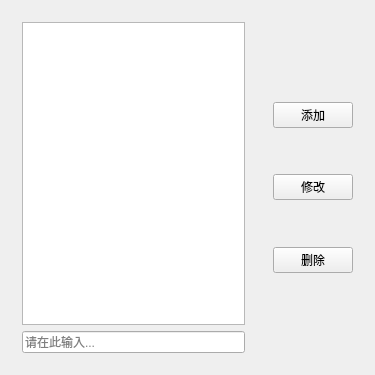
<?xml version="1.0" encoding="UTF-8"?>
<ui version="4.0">
 <class>MyListWidgetClass</class>
 <widget class="QWidget" name="MyListWidgetClass">
  <property name="geometry">
   <rect>
    <x>0</x>
    <y>0</y>
    <width>375</width>
    <height>375</height>
   </rect>
  </property>
  <property name="minimumSize">
   <size>
    <width>375</width>
    <height>375</height>
   </size>
  </property>
  <property name="sizeIncrement">
   <size>
    <width>0</width>
    <height>0</height>
   </size>
  </property>
  <property name="windowTitle">
   <string>MyListWidget</string>
  </property>
  <layout class="QHBoxLayout" name="horizontalLayout">
   <item>
    <widget class="QWidget" name="widget_2" native="true">
     <layout class="QVBoxLayout" name="verticalLayout_2">
      <item>
       <widget class="QListWidget" name="listWidget">
        <property name="font">
         <font>
          <pointsize>11</pointsize>
         </font>
        </property>
        <property name="editTriggers">
         <set>QAbstractItemView::EditKeyPressed</set>
        </property>
       </widget>
      </item>
      <item>
       <widget class="QLineEdit" name="lineEdit">
        <property name="placeholderText">
         <string>请在此输入...</string>
        </property>
       </widget>
      </item>
     </layout>
    </widget>
   </item>
   <item>
    <widget class="QWidget" name="widget" native="true">
     <layout class="QVBoxLayout" name="verticalLayout">
      <item>
       <spacer name="verticalSpacer_6">
        <property name="orientation">
         <enum>Qt::Vertical</enum>
        </property>
        <property name="sizeHint" stdset="0">
         <size>
          <width>20</width>
          <height>40</height>
         </size>
        </property>
       </spacer>
      </item>
      <item>
       <spacer name="verticalSpacer">
        <property name="orientation">
         <enum>Qt::Vertical</enum>
        </property>
        <property name="sizeHint" stdset="0">
         <size>
          <width>20</width>
          <height>40</height>
         </size>
        </property>
       </spacer>
      </item>
      <item>
       <widget class="QPushButton" name="btn_add">
        <property name="text">
         <string>添加</string>
        </property>
       </widget>
      </item>
      <item>
       <spacer name="verticalSpacer_2">
        <property name="orientation">
         <enum>Qt::Vertical</enum>
        </property>
        <property name="sizeHint" stdset="0">
         <size>
          <width>20</width>
          <height>40</height>
         </size>
        </property>
       </spacer>
      </item>
      <item>
       <widget class="QPushButton" name="btn_edit">
        <property name="text">
         <string>修改</string>
        </property>
       </widget>
      </item>
      <item>
       <spacer name="verticalSpacer_3">
        <property name="orientation">
         <enum>Qt::Vertical</enum>
        </property>
        <property name="sizeHint" stdset="0">
         <size>
          <width>20</width>
          <height>40</height>
         </size>
        </property>
       </spacer>
      </item>
      <item>
       <widget class="QPushButton" name="btn_del">
        <property name="text">
         <string>删除</string>
        </property>
       </widget>
      </item>
      <item>
       <spacer name="verticalSpacer_4">
        <property name="orientation">
         <enum>Qt::Vertical</enum>
        </property>
        <property name="sizeHint" stdset="0">
         <size>
          <width>20</width>
          <height>40</height>
         </size>
        </property>
       </spacer>
      </item>
      <item>
       <spacer name="verticalSpacer_5">
        <property name="orientation">
         <enum>Qt::Vertical</enum>
        </property>
        <property name="sizeHint" stdset="0">
         <size>
          <width>20</width>
          <height>40</height>
         </size>
        </property>
       </spacer>
      </item>
     </layout>
    </widget>
   </item>
  </layout>
 </widget>
 <layoutdefault spacing="6" margin="11"/>
 <resources/>
 <connections/>
</ui>
